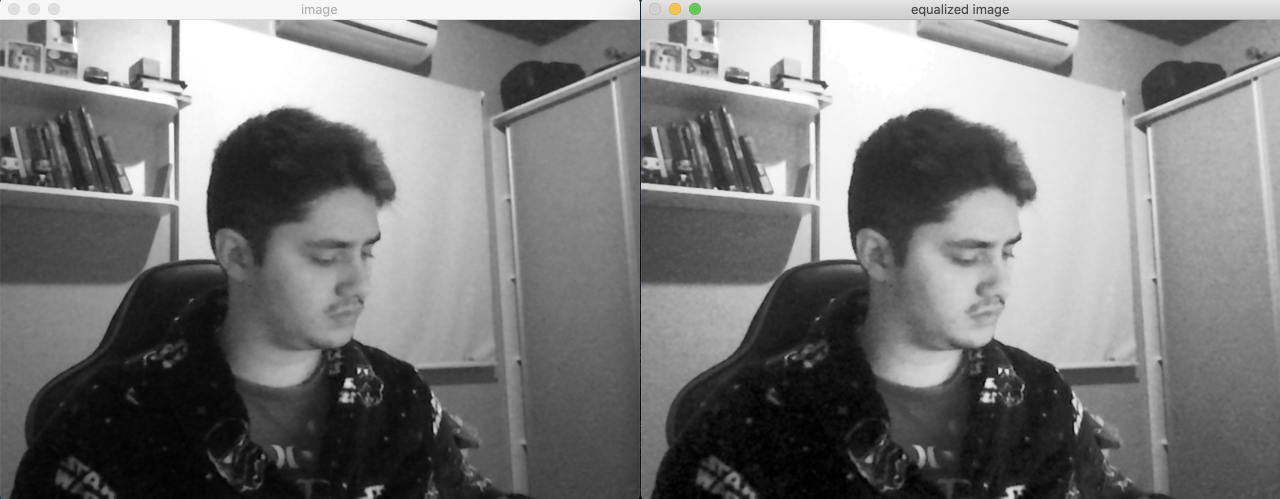
//> input picture OpenCV/OpenCV/Backup para consulta/3. Histogramas/Equalize/Images/Equalize1.jpeg, 2559 x 997 px, given in place of the camera (shown at 1/2 size)
$ ./motiondetector   (built with g++ and OpenCV 4)
//> lines starting //> are read from the running program, lines starting //| are printed output that depends on the picture
#include <iostream>
#include <opencv2/opencv.hpp>

int main(int argc, char** argv){
    cv::Mat image;
    int width, height;
    cv::VideoCapture cap;
    std::vector<cv::Mat> planes;
    cv::Mat histR, histG, histB;
    cv::Mat oldHistR;
    int nbins = 64;
    float range[] = {0, 255};
    const float *histrange = { range };
    bool uniform = true;
    bool acummulate = false;
    int key;

    cap.open(0);

    if(!cap.isOpened()){
        std::cout << "cameras indisponiveis";
        return -1;
    }

    cap.set(cv::CAP_PROP_FRAME_WIDTH, 640);
    cap.set(cv::CAP_PROP_FRAME_HEIGHT, 480);
    width = cap.get(cv::CAP_PROP_FRAME_WIDTH);
    height = cap.get(cv::CAP_PROP_FRAME_HEIGHT);

    std::cout << "largura = " << width << std::endl;
    std::cout << "altura  = " << height << std::endl;

    int histw = nbins, histh = nbins/2;
    cv::Mat histImgR(histh, histw, CV_8UC3, cv::Scalar(0,0,0));
    cv::Mat histImgG(histh, histw, CV_8UC3, cv::Scalar(0,0,0));
    cv::Mat histImgB(histh, histw, CV_8UC3, cv::Scalar(0,0,0));

    while(1) {
        cap >> image;
//> image is the input picture: 997 rows x 2559 cols, CV_8UC3; mean B, G, R 123.1, 123.1, 123.1

        if(!histR.empty()) {
            oldHistR = histR.clone();
        }

        cv::split (image, planes);
        cv::calcHist(&planes[0], 1, 0, cv::Mat(), histR, 1,
                     &nbins, &histrange,
                     uniform, acummulate);
//> histR = 64 values, max 70895 at index 61, min 12867 at index 0, mean 39191.8
        cv::calcHist(&planes[1], 1, 0, cv::Mat(), histG, 1,
                     &nbins, &histrange,
                     uniform, acummulate);
//> histG = 64 values, max 70935 at index 61, min 12892 at index 0, mean 39191.8
        cv::calcHist(&planes[2], 1, 0, cv::Mat(), histB, 1,
                     &nbins, &histrange,
                     uniform, acummulate);
//> histB = 64 values, max 71090 at index 61, min 12894 at index 0, mean 39191.8

        cv::normalize(histR, histR, 0, histImgR.rows, cv::NORM_MINMAX, -1, cv::Mat());
//> histR = 64 values, max 32 at index 61, min 0 at index 0, mean 14.52
        cv::normalize(histG, histG, 0, histImgG.rows, cv::NORM_MINMAX, -1, cv::Mat());
//> histG = 64 values, max 32 at index 61, min 0 at index 0, mean 14.5
        cv::normalize(histB, histB, 0, histImgB.rows, cv::NORM_MINMAX, -1, cv::Mat());
//> histB = 64 values, max 32 at index 61, min 0 at index 0, mean 14.46

        histImgR.setTo(cv::Scalar(0));
        histImgG.setTo(cv::Scalar(0));
        histImgB.setTo(cv::Scalar(0));

        for(int i=0; i<nbins; i++){
            cv::line(histImgR,
                     cv::Point(i, histh),
                     cv::Point(i, histh-cvRound(histR.at<float>(i))),
                     cv::Scalar(0, 0, 255), 1, 8, 0);
            cv::line(histImgG,
                     cv::Point(i, histh),
                     cv::Point(i, histh-cvRound(histG.at<float>(i))),
                     cv::Scalar(0, 255, 0), 1, 8, 0);
            cv::line(histImgB,
                     cv::Point(i, histh),
                     cv::Point(i, histh-cvRound(histB.at<float>(i))),
                     cv::Scalar(255, 0, 0), 1, 8, 0);
        }
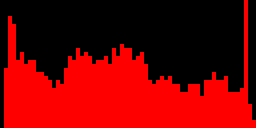
//> histImgR: 32 rows x 64 cols, CV_8UC3 (shown 4 times larger); mean B, G, R 0, 0, 115.2
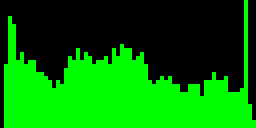
//> histImgG: 32 rows x 64 cols, CV_8UC3 (shown 4 times larger); mean B, G, R 0, 115.2, 0
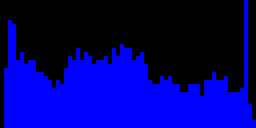
//> histImgB: 32 rows x 64 cols, CV_8UC3 (shown 4 times larger); mean B, G, R 114.8, 0, 0
        histImgR.copyTo(image(cv::Rect(0, 0       ,nbins, histh)));
        histImgG.copyTo(image(cv::Rect(0, histh   ,nbins, histh)));
        histImgB.copyTo(image(cv::Rect(0, 2*histh ,nbins, histh)));
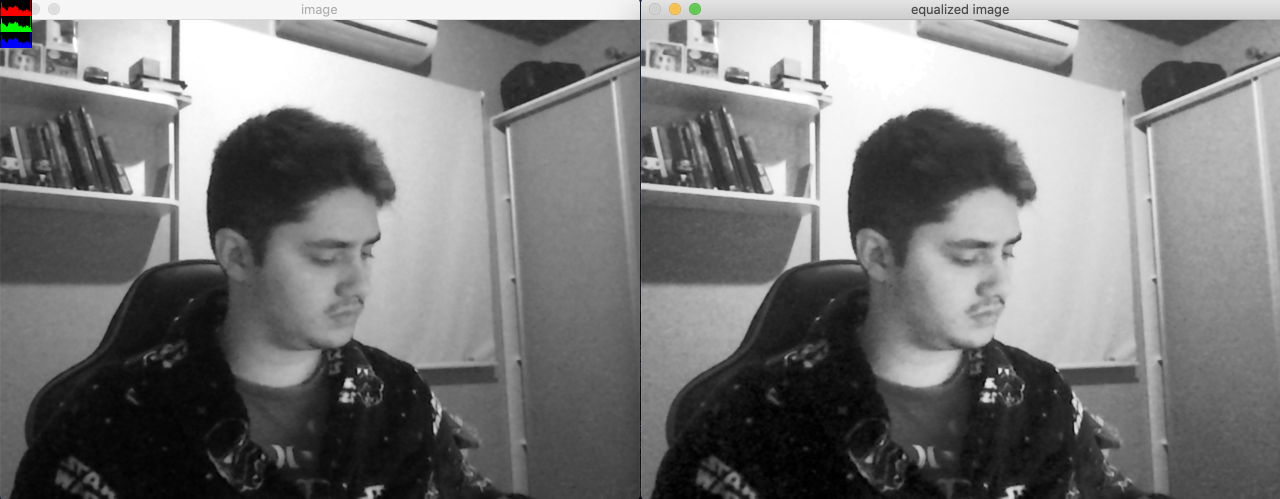
//> image: 997 rows x 2559 cols, CV_8UC3 (shown at 1/2 size); mean B, G, R 122.7, 122.8, 122.8
        cv::imshow("image", image);

        std::cout << std::setprecision(2) << std::fixed;

        if(!oldHistR.empty()) {
            double diff = compareHist(oldHistR, histR, 3);
            if(diff >= 0.2) {
                std::cout << "Diff: " << diff << std::endl;
            }
        }

        key = cv::waitKey(30);
//> the Esc key is pressed
        if(key == 27) break;
    }
    return 0;
}

$ run again, on OpenCV/OpenCV/Backup para consulta/3. Histogramas/Equalize/Images/Equalize2.jpeg
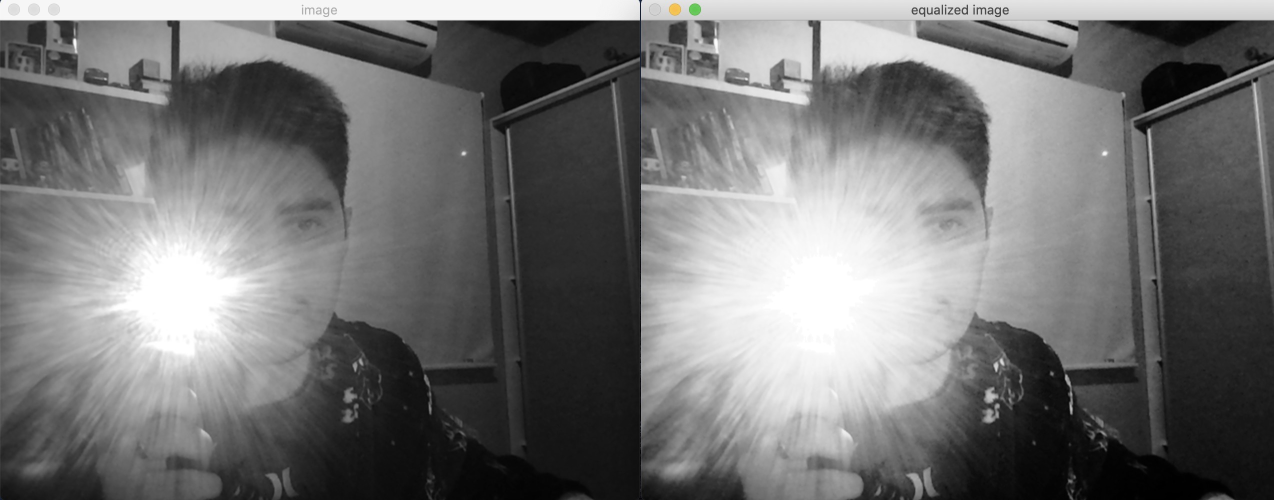
//> input picture OpenCV/OpenCV/Backup para consulta/3. Histogramas/Equalize/Images/Equalize2.jpeg, 2548 x 1000 px, given in place of the camera (shown at 1/2 size)
//> image is the input picture: 1000 rows x 2548 cols, CV_8UC3; mean B, G, R 116, 116.1, 116.1
//> `cv::calcHist(&planes[0], 1, 0, cv::Mat(), histR, 1, &nbins, &histrange..`: histR = 64 values, max 75914 at index 10, min 6795 at index 63, mean 39147.5
//> `cv::calcHist(&planes[1], 1, 0, cv::Mat(), histG, 1, &nbins, &histrange..`: histG = 64 values, max 75869 at index 10, min 6796 at index 63, mean 39147.6
//> `cv::calcHist(&planes[2], 1, 0, cv::Mat(), histB, 1, &nbins, &histrange..`: histB = 64 values, max 75852 at index 10, min 6802 at index 63, mean 39147.5
//> `cv::normalize(histR, histR, 0, histImgR.rows, cv::NORM_MINMAX, -1, cv:..`: histR = 64 values, max 32 at index 10, min 0 at index 63, mean 14.98
//> `cv::normalize(histG, histG, 0, histImgG.rows, cv::NORM_MINMAX, -1, cv:..`: histG = 64 values, max 32 at index 10, min 0 at index 63, mean 14.99
//> `cv::normalize(histB, histB, 0, histImgB.rows, cv::NORM_MINMAX, -1, cv:..`: histB has the same summary as histG
//> after the loop `for(int i=0; i<nbins; i++)`:
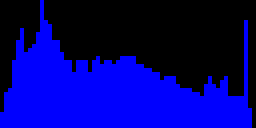
//> histImgB: 32 rows x 64 cols, CV_8UC3 (shown 4 times larger); mean B, G, R 120, 0, 0
//> `histImgB.copyTo(image(cv::Rect(0, 2*histh ,nbins, histh)));`:
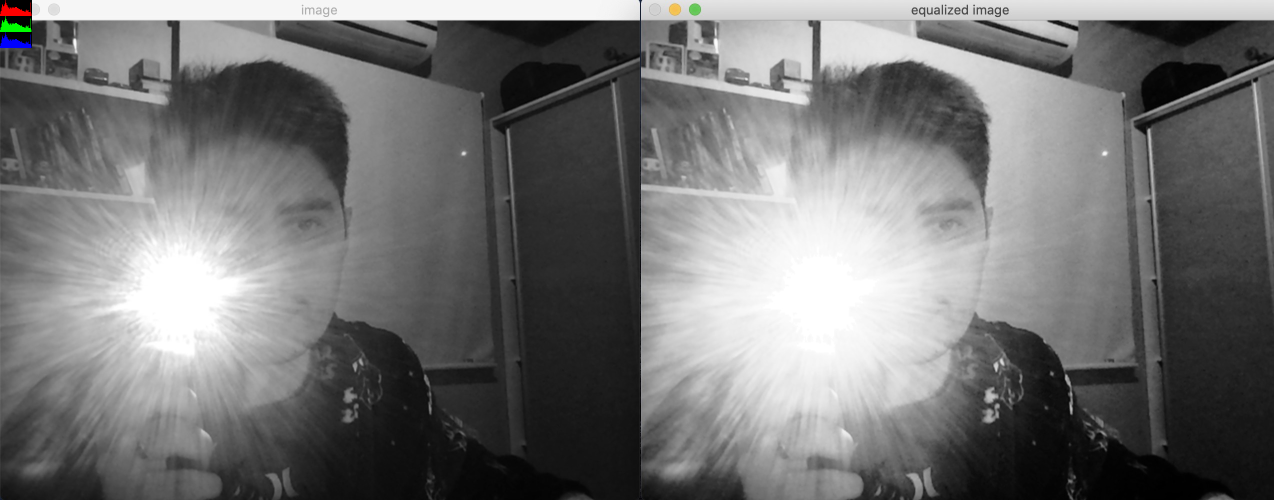
//> image: 1000 rows x 2548 cols, CV_8UC3 (shown at 1/2 size); mean B, G, R 115.8, 115.8, 115.8

$ run again, on OpenCV/OpenCV/Backup para consulta/3. Histogramas/Equalize/Images/Equalize3.jpeg
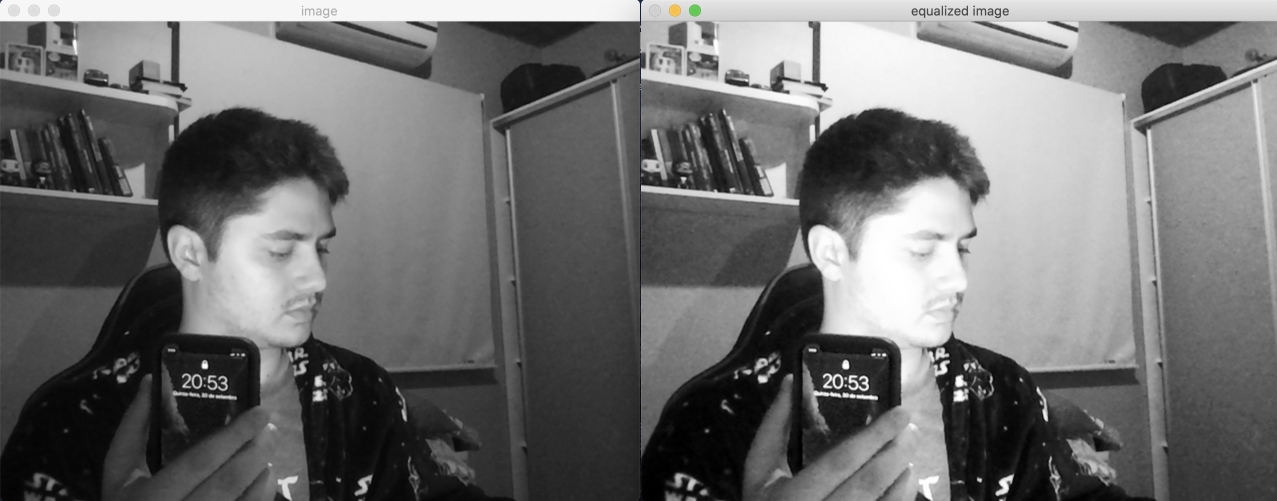
//> input picture OpenCV/OpenCV/Backup para consulta/3. Histogramas/Equalize/Images/Equalize3.jpeg, 2554 x 1001 px, given in place of the camera (shown at 1/2 size)
//> image is the input picture: 1001 rows x 2554 cols, CV_8UC3; mean B, G, R 111.1, 111.1, 111.1
//> `cv::calcHist(&planes[0], 1, 0, cv::Mat(), histR, 1, &nbins, &histrange..`: histR = 64 values, max 66936 at index 11, min 11598 at index 0, mean 39908.3
//> `cv::calcHist(&planes[1], 1, 0, cv::Mat(), histG, 1, &nbins, &histrange..`: histG = 64 values, max 66926 at index 61, min 11622 at index 0, mean 39908.5
//> `cv::calcHist(&planes[2], 1, 0, cv::Mat(), histB, 1, &nbins, &histrange..`: histB = 64 values, max 67076 at index 61, min 11621 at index 0, mean 39908.5
//> `cv::normalize(histR, histR, 0, histImgR.rows, cv::NORM_MINMAX, -1, cv:..`: histR = 64 values, max 32 at index 11, min 0 at index 0, mean 16.37
//> `cv::normalize(histG, histG, 0, histImgG.rows, cv::NORM_MINMAX, -1, cv:..`: histG = 64 values, max 32 at index 61, min 0 at index 0, mean 16.37
//> `cv::normalize(histB, histB, 0, histImgB.rows, cv::NORM_MINMAX, -1, cv:..`: histB = 64 values, max 32 at index 61, min 0 at index 0, mean 16.32
//> after the loop `for(int i=0; i<nbins; i++)`:
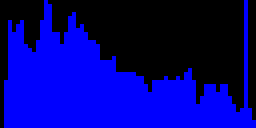
//> histImgB: 32 rows x 64 cols, CV_8UC3 (shown 4 times larger); mean B, G, R 129.7, 0, 0
//> `histImgB.copyTo(image(cv::Rect(0, 2*histh ,nbins, histh)));`:
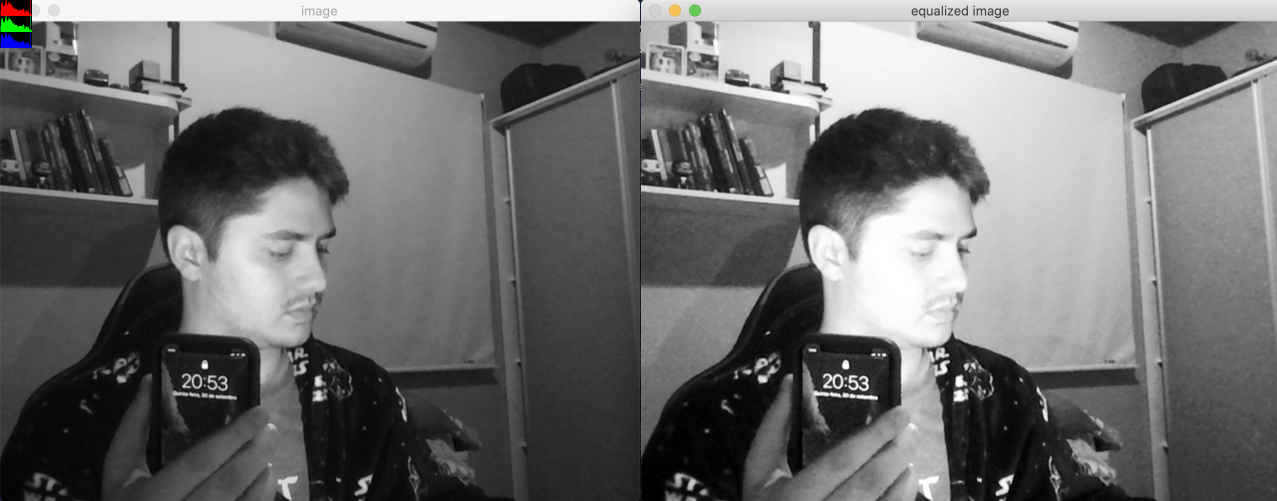
//> image: 1001 rows x 2554 cols, CV_8UC3 (shown at 1/2 size); mean B, G, R 110.8, 110.8, 110.8

$ run again, on OpenCV/OpenCV/Backup para consulta/3. Histogramas/Equalize/Images/Equalize4.jpeg
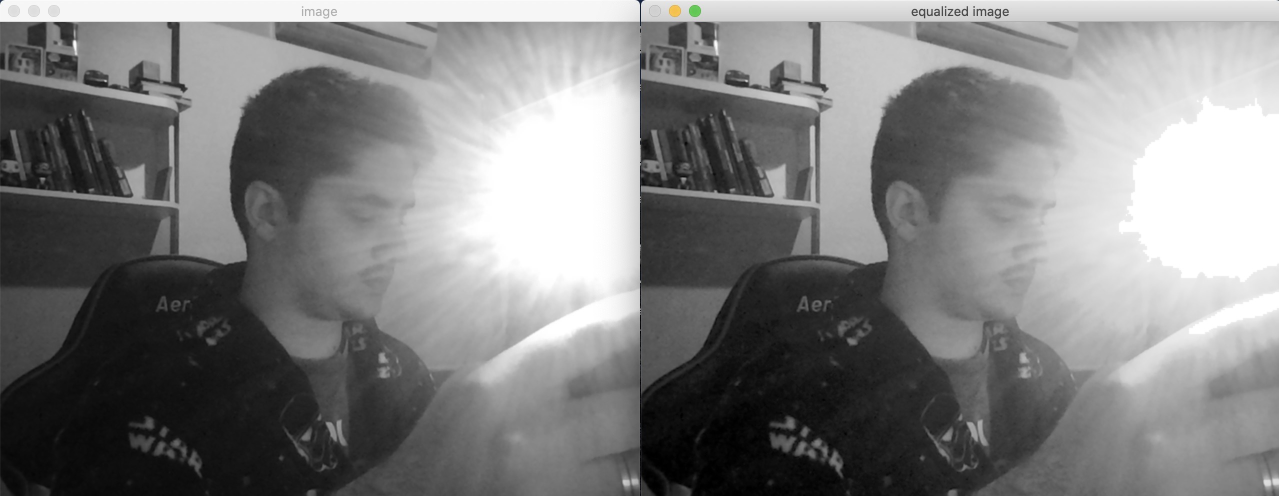
//> input picture OpenCV/OpenCV/Backup para consulta/3. Histogramas/Equalize/Images/Equalize4.jpeg, 2557 x 992 px, given in place of the camera (shown at 1/2 size)
//> image is the input picture: 992 rows x 2557 cols, CV_8UC3; mean B, G, R 126.6, 126.7, 126.6
//> `cv::calcHist(&planes[0], 1, 0, cv::Mat(), histR, 1, &nbins, &histrange..`: histR = 64 values, max 66662 at index 5, min 9640 at index 59, mean 37284.6
//> `cv::calcHist(&planes[1], 1, 0, cv::Mat(), histG, 1, &nbins, &histrange..`: histG = 64 values, max 66655 at index 5, min 9628 at index 59, mean 37284.8
//> `cv::calcHist(&planes[2], 1, 0, cv::Mat(), histB, 1, &nbins, &histrange..`: histB = 64 values, max 66743 at index 5, min 9673 at index 59, mean 37284.7
//> `cv::normalize(histR, histR, 0, histImgR.rows, cv::NORM_MINMAX, -1, cv:..`: histR = 64 values, max 32 at index 5, min 0 at index 59, mean 15.51
//> `cv::normalize(histG, histG, 0, histImgG.rows, cv::NORM_MINMAX, -1, cv:..`: histG = 64 values, max 32 at index 5, min 0 at index 59, mean 15.52
//> `cv::normalize(histB, histB, 0, histImgB.rows, cv::NORM_MINMAX, -1, cv:..`: histB = 64 values, max 32 at index 5, min 0 at index 59, mean 15.48
//> after the loop `for(int i=0; i<nbins; i++)`:
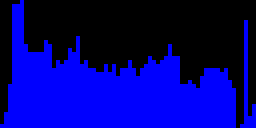
//> histImgB: 32 rows x 64 cols, CV_8UC3 (shown 4 times larger); mean B, G, R 123.5, 0, 0
//> `histImgB.copyTo(image(cv::Rect(0, 2*histh ,nbins, histh)));`:
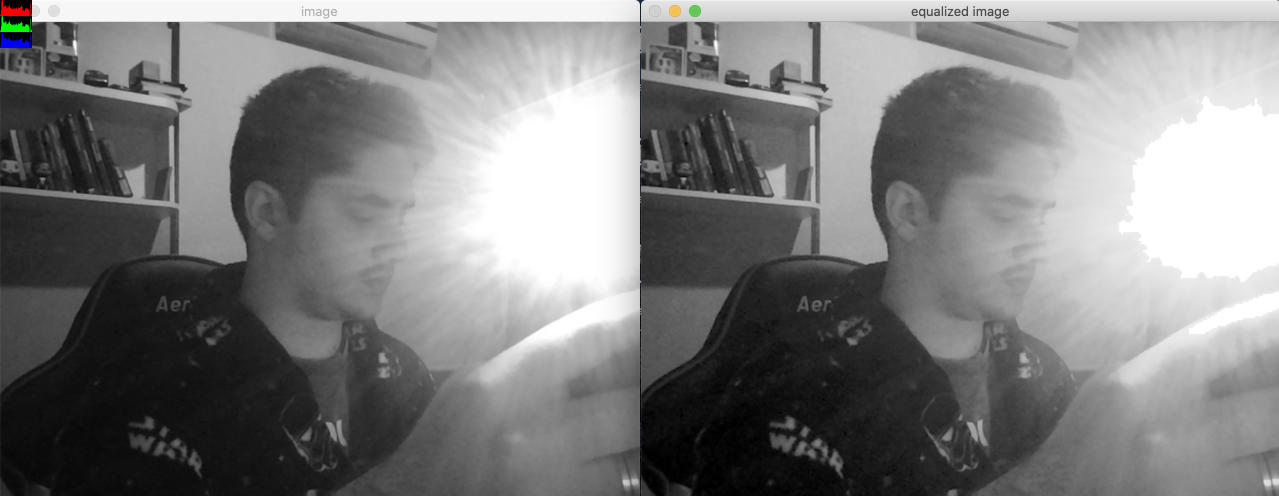
//> image: 992 rows x 2557 cols, CV_8UC3 (shown at 1/2 size); mean B, G, R 126.3, 126.4, 126.4
